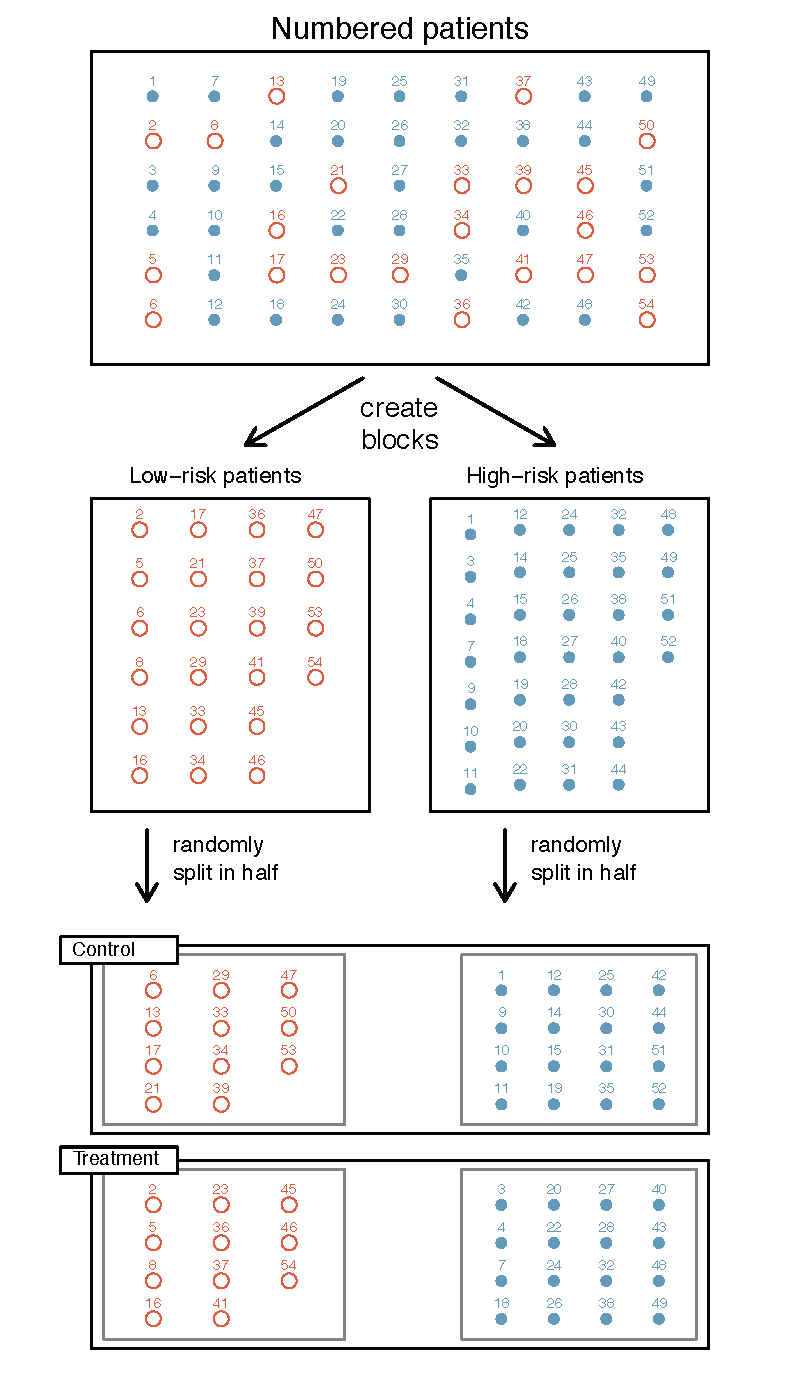

This chart was generated by the following R code:
library(openintro)
set.seed(2)
xlim     <- c(0, 1)
slimBox3 <- 0.03
COL      <- c("#225588", "#2266AA", "#882255", "#AA2266", "#000000", "#AAAAAA")
data(COL)

myPDF("figureShowingBlocking.pdf", 4, 7, mar=rep(0, 4))
plot(c(0, 2.9), type="n", axes=FALSE, xlab="", ylab="", xlim=c(-0.1, 1.1))
rect(0, 2.2, 1, 2.9)
text(0.5, 2.885, "Numbered patients", pos=3, cex=0.9)
rect(0, 1.2, 0.45, 1.9)
rect(0.55, 1.2, 1, 1.9)
arrows(0.56, 2.17, 0.75, 2.02, length=0.1, lwd=1.37)
arrows(0.44, 2.17, 0.25, 2.02, length=0.1, lwd=1.37)
text(0.5, 2.07, "create\nblocks", cex=0.8)
text(0.2, 1.89, "Low-risk patients", pos=3, cex=0.7)
text(0.2+0.55, 1.89, "High-risk patients", pos=3, cex=0.7)
rect(0, 0.48, 1, 0.9, border=COL[5])
rect(0, 0.00, 1, 0.42, border=COL[5])
#rect(0.55+slimBox3, 0.48, 1, 0.9)
#rect(0.55+slimBox3, 0.00, 1, 0.42)
arrows(0.09, 1.16, y1=1, length=0.1, lwd=1.37)
text(0.1, 1.08, "randomly\nsplit in half", cex=0.7, pos=4)
arrows(0.12+0.55, 1.16, y1=1, length=0.1, lwd=1.37)
text(0.13+0.55, 1.08, "randomly\nsplit in half", cex=0.7, pos=4)

#=====> Inner Box <=====#
rect(0.02, 0.50, 0.41, 0.88, border=COL[5,3])
rect(0.02, 0.02, 0.41, 0.40, border=COL[5,3])
rect(0.57+slimBox3, 0.50, 0.98, 0.88, border=COL[5,3])
rect(0.57+slimBox3, 0.02, 0.98, 0.40, border=COL[5,3])

#=====> Labels <=====#
rect(-0.05, 0.39+0.47, 0.14, 0.45+0.47, col="#FFFFFF", border=COL[5])
text(0.02, 0.424+0.47, "Control", cex=0.6, col=COL[5])

rect(-0.05, 0.39, 0.14, 0.45, col="#FFFFFF", border=COL[5])
text(0.04, 0.424, "Treatment", cex=0.6, col=COL[5])

n   <- 6*9
pch <- c(1, 20)[sample(2, n, TRUE, c(0.8, 1.2))]
cex <- rnorm(n, 1, 0.001)
k   <- 0
for(x in seq(0.1, 0.9, len=9)){
	for(y in rev(seq(0.3, 0.8, len=6))){
		k <- k+1
		points(x, y+2, pch=pch[k], cex=cex[k], col=COL[1+3*(pch[k]==1)])
		text(x, y+1.98, k, cex=0.45, pos=3, col=COL[1+3*(pch[k]==1)])
	}
}

trmt  <- rep(NA, n)

these <- which(pch == 1)
trmt[sample(these, length(these)/2)] <- "ctrl"
trmt[is.na(trmt) & pch == 1] <- "trmt"
k <- 0
x <- 0.078
y <- 1.83
for(i in these){
	k <- k+1
	points(x, y, pch=pch[i], cex=cex[i], col=COL[4])
	text(x, y-0.02, i, cex=0.45, pos=3, col=COL[4])
	if(y < 1.3){
		x <- x + 0.095
		y <- 1.83
	} else {
		y <- y - 0.11
	}
}
these <- which(pch != 1)
trmt[sample(these, length(these)/2)] <- "ctrl"
trmt[is.na(trmt) & pch != 1] <- "trmt"
k <- 0
x <- 0.615
y <- 1.82
for(i in these){
	k <- k+1
	points(x, y, pch=pch[i], cex=cex[i], col=COL[1])
	text(x, y-0.02, i, cex=0.45, pos=3, col=COL[1])
	if(y < 1.3){
		x <- x + 0.08
		y <- 1.83
	} else {
		y <- y - 0.095
	}
}

#=====> Low Risk <=====#
k <- rep(0,4)
x <- c(0.10, 0.10, 0.665, 0.665)
y <- c(0.35, 0.83, 0.35, 0.83)-0.03
for(i in 1:n){
	j <- 1
	if(trmt[i] == "trmt"){
		j <- j+1
	}
	if(pch[i] != 1){
		j <- j+2
	}
	k[j] <- k[j]+1
	points(x[j], y[j], pch=pch[i], cex=cex[i], col=COL[1+3*(pch[i] == 1)])
	text(x[j], y[j]-0.02, i, cex=0.45, pos=3, col=COL[1+3*(pch[i] == 1)])
	if(y[j] < 0.12 + 0.51*(j %in% c(2,4)) - 0.03){
		x[j] <- x[j] + 0.11 - 0.025*(j > 2)
		y[j] <- 0.35 + 0.48*(j %in% c(2,4)) - 0.03
	} else {
		y[j] <- y[j] - 0.085
	}
	#Sys.sleep(0.3)
}


























dev.off()
